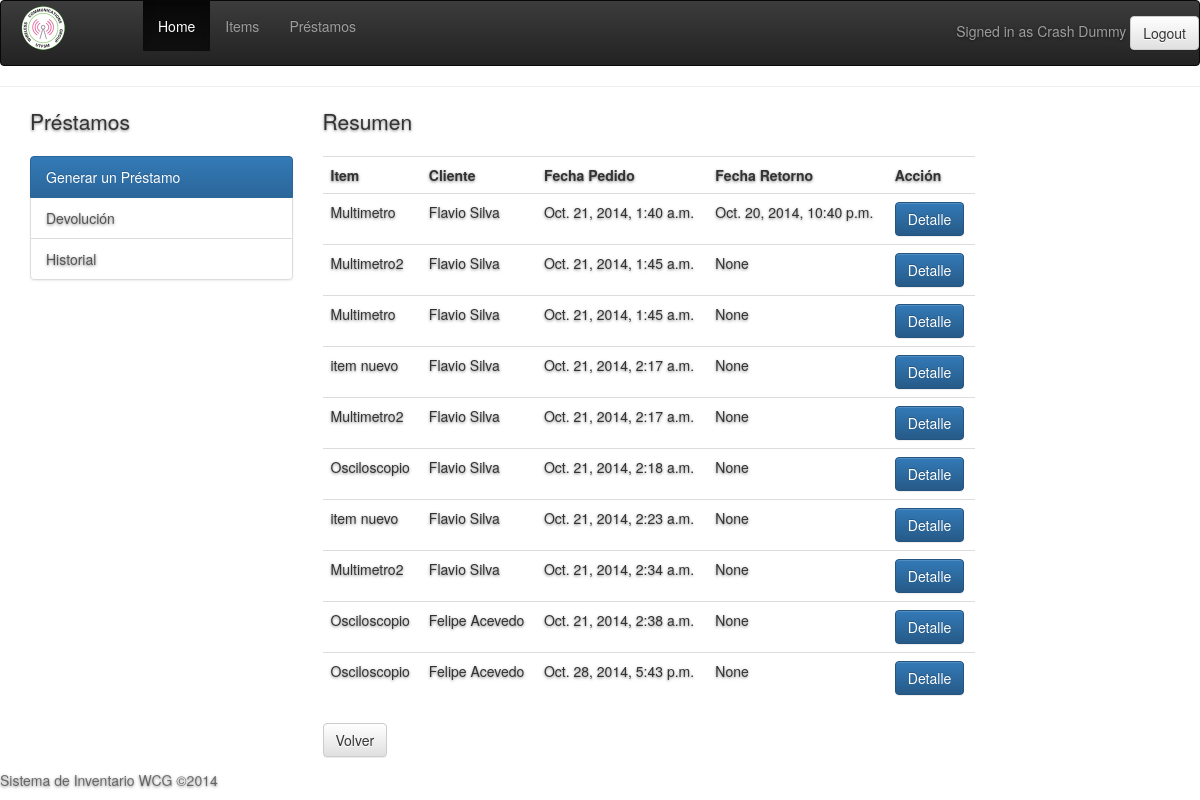
Before: /list_loans/ (signed in) with the older database file.
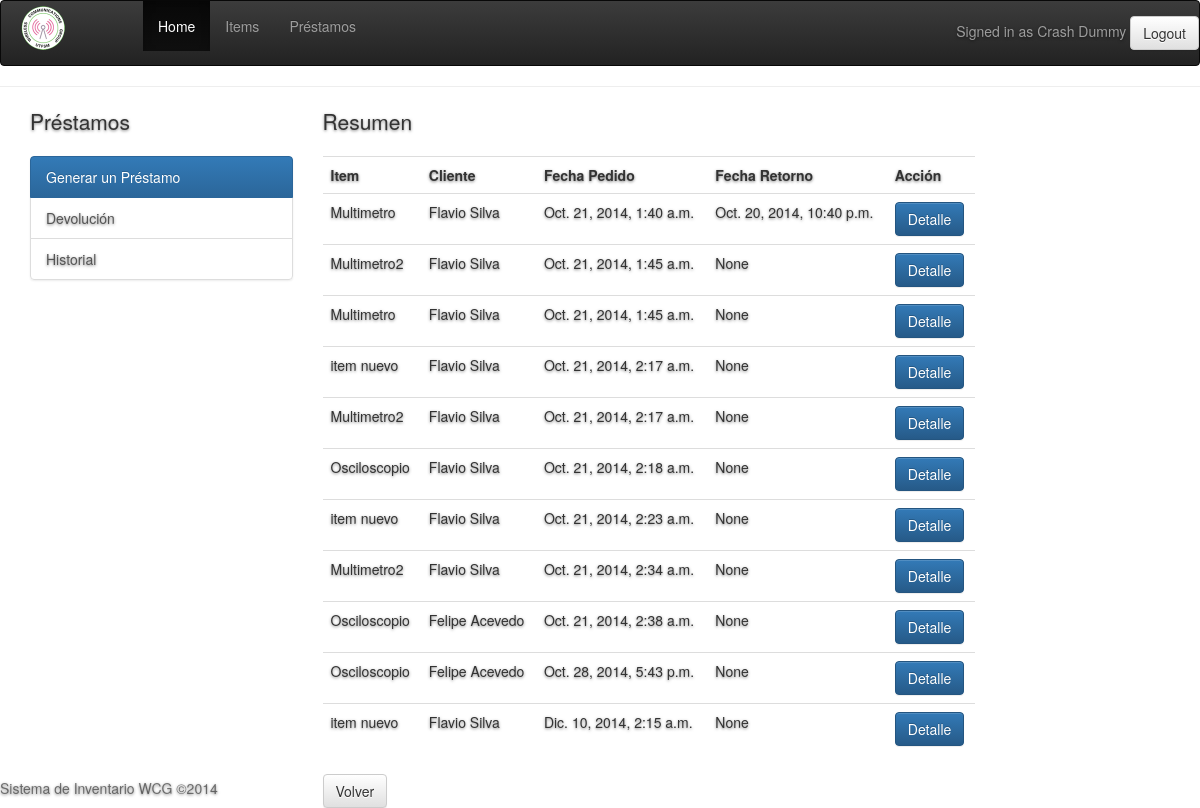
After: the same page with the newer database file.
### inventory/models.py (models this page shows, shortened)
class Loan(models.Model):
	client = models.ForeignKey(Client)
	item = models.ForeignKey(Item)
	loan_date = models.DateTimeField()
	return_date = models.DateTimeField(blank=True, null=True)
	is_active = models.BooleanField(default=True)

class Item(models.Model):
	ITEM_TYPE_CHOICES = (
		('Item', 'Item'),
		('Instrument', 'Instrument'),
		('Material', 'Material'),
		('Tool', 'Tool')
	)
	location = models.ForeignKey(Location)
	name = models.CharField(max_length=100)
	description = models.CharField(max_length=100)
	purchase_date = models.DateField()
	stock = models.IntegerField(default=1)
	item_type = models.CharField(max_length=10, choices=ITEM_TYPE_CHOICES, default='Item')
	photo = models.ImageField(upload_to="item_photo", blank=True, null=True)

class Client(models.Model):
	user = models.OneToOneField(User)
	rut = models.CharField(max_length=15)
	loans = models.ManyToManyField(Item, through='Loan', blank=True)

### inventory/views/loans.py (the view)
# urls.py: url(r'^list_loans/$'                        ,'inventory.views.loans.list_loans', name='loans_list'),
@login_required
def list_loans(request):
	if Administrator.objects.filter( user = request.user).exists():
		loans = Loan.objects.filter(is_active = True)
	elif Client.objects.filter(user = request.user).exists():
		loans = Loan.objects.filter(client = Client.objects.filter(user = request.user)).filter(is_active = True)
	else:
		return HttpResponseRedirect('/login')
	return render_to_response('loans_list.html',{'loans':loans,'isAdmin':Administrator.objects.filter( user = request.user).exists()}, context_instance=RequestContext(request))

### inventory/templates/loans_list.html (shortened to what this page needs)
{% extends 'base.html' %}
{% block contenido %}
<div class="container">
<div class="row">
<div class="col-md-3">
{% if isAdmin %}
    <p class="lead">
        Préstamos
    </p>
    <div class="list-group">
        <a class="list-group-item active" href="../register_loan">
            Generar un Préstamo
        </a>
        <a class="list-group-item" href="../loan_cancel_list">
            Devolución
        </a>
        <a class="list-group-item" href="../history_loan">
            Historial
        </a>
    </div>
    {% endif %}
</div>
<div class="col-md-7">
        <p class="lead">
            Resumen
        </p>
		<table class="table">
        <tr>
            <th>Item</th>
            <th>Cliente</th>
            <th>Fecha Pedido</th>
            <th>Fecha Retorno</th>
            <th>Acción</th>
        </tr>
        {% for loan in loans %}
        <tr>
            <td>{{ loan.item.name }}</td>
            <td>{{ loan.client.user.first_name}} {{ loan.client.user.last_name }}</td>
            <td>{{ loan.loan_date }}</td>
            <td>{{ loan.return_date }}</td>
            <td><a class="btn btn-primary" href="/loan/{{loan.id}}/">Detalle</a></td>
        </tr>
        {% endfor %}
    </table>
		<a class="btn btn-default" href="/dashboard">Volver</a>
</div>
</div>
</div>
{% endblock %}

Changed rows visible on the page:
added Loan: item.name "item nuevo", client.user.first_name "Flavio", client.user.last_name "Silva", loan_date "Dic. 10, 2014, 2:15 a.m.", return_date "None"
